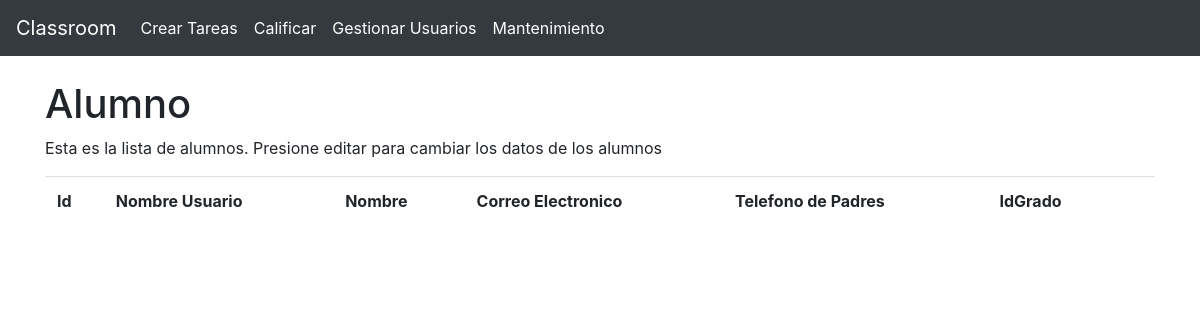
/gestionDeUsuarios/actualizarA/0 (signed in), run on an earlier commit of the app's database.
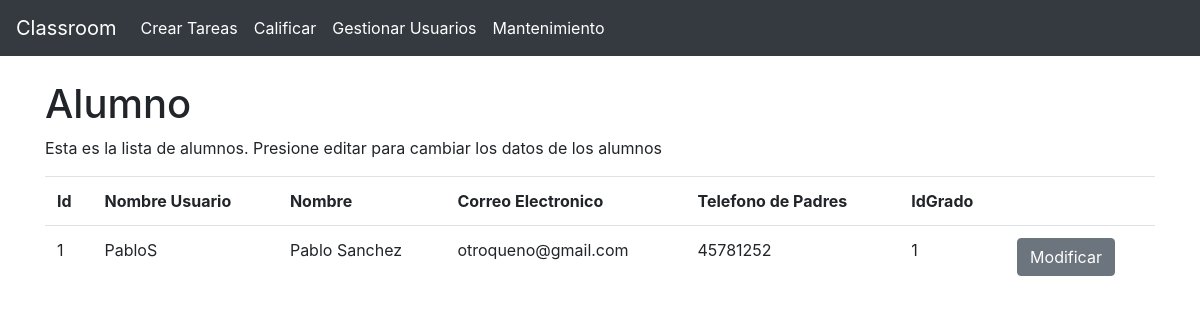
And on a later commit of the database.
### app.py (models this page shows)
class Alumno(db.Model):
    Id                = db.Column(db.Integer, primary_key=True)
    NombreUsuario     = db.Column(db.String(30), unique=True, nullable=False)
    Contrasena        = db.Column(db.String(32), nullable=False)
    Nombre            = db.Column(db.String(30), nullable=False)
    CorreoElectronico = db.Column(db.String(30), nullable=False)
    TelefonoPadres    = db.Column(db.String(10), nullable=False)
    IdGrado           = db.Column(db.Integer, db.ForeignKey('grado.Id'), nullable=False)
    entregas          = db.relationship("Entregas", backref="tareasEntregadasPorAlumno")

### app.py (the view)
@app.route("/gestionDeUsuarios/actualizarA/<int:id>", methods=["GET", "POST"])
def gestionUsuariosActualizarA(id):
    if not "type" in session:
        flash("Cuidado mano, que tengo tu ip")
        return redirect("/")
    if session["type"] != "Admin":
        flash("Cuidado, que tengo tu IP")
        return redirect("/")
    if request.method == "POST":
        if id != 0:
            alumno = Alumno.query.get(id)
            nombreUsuario            = request.form.get("nombreUsuario")
            contrasena               = request.form.get("contrasena")
            nombre                   = request.form.get("nombre")
            correoElectronico        = request.form.get("correoElectronico")
            telefonoPadres           = request.form.get("telefonoPadres")
            idGrado                  = request.form.get("idGrado")
            alumno.NombreUsuario     = nombreUsuario
            if contrasena != "":
                alumno.Contrasena        = hash.hash_passwd(contrasena)
            alumno.Nombre            = nombre
            alumno.CorreoElectronico = correoElectronico
            alumno.TelefonoPadres    = telefonoPadres
            alumno.IdGrado           = idGrado
            db.session.commit()
        return redirect("/gestionDeUsuarios/actualizarA/0")
    else:
        if id == 0:
            alumnos = Alumno.query.all()
            return render_template("enlistarA.html", type=session["type"], alumnos=alumnos)
        else:
            alumno = Alumno.query.get(id)
            return render_template("modificarA.html", type=session["type"], alumno=alumno)

### templates/enlistarA.html
{% extends "base.html" %}
{% block contenido %}
<br>
<h1>Alumno</h1>
<p>Esta es la lista de alumnos. Presione editar para cambiar los datos de los alumnos</p>
<table class="table">
    <tr>
        <th>Id</th>
        <th>Nombre Usuario</th>
        <th>Nombre</th>
        <th>Correo Electronico</th>
        <th>Telefono de Padres</th>
        <th>IdGrado</th>
        <th></th>
    </tr>
    {% for alumno in alumnos %}
    <tr>
        <td>{{ alumno.Id }}</td>
        <td>{{ alumno.NombreUsuario }}</td>
        <td>{{ alumno.Nombre }}</td>
        <td>{{ alumno.CorreoElectronico }}</td>
        <td>{{ alumno.TelefonoPadres }}</td>
        <td>{{ alumno.IdGrado }}</td>
        <td><a class="btn btn-secondary" href="/gestionDeUsuarios/actualizarA/{{ alumno.Id }}">Modificar</a></td>
    </tr>
    {% endfor %}
</table>
{% endblock %}

### templates/base.html (shortened to what this page needs)
<!DOCTYPE html>
<html>
    <head>
        <link rel="stylesheet" href="https://stackpath.bootstrapcdn.com/bootstrap/4.5.0/css/bootstrap.min.css">
    </head>
    <body>
           <div class="fluid-container">
             <div class="row" id="BarraMenu">
                <div class="col-md">
                    <nav class="navbar navbar-expand-lg navbar-dark bg-dark">
                        <a class="navbar-brand" href="#">Classroom</a>
                        <div class="collapse navbar-collapse" id="navbarSupportedContent">
                            <ul class="navbar-nav mr-auto">
                                {% if type=="Alumno" %}
                                    <li class="nav-item active">
                                        <a class="nav-link" href="/tareas">Tareas Pendientes</a>
                                    </li>
                                    <li class="nav-item active">
                                        <a class="nav-link" href="/notas">Notas</a>
                                    </li>
                                {% elif type=="Admin" %}
                                    <li class="nav-item active">
                                        <a class="nav-link" href="/crear_tareas">Crear Tareas</a>
                                    </li>
                                    <li class="nav-item active">
                                        <a class="nav-link" href="/calificar">Calificar</a>
                                    </li>
                                    <li class="nav-item active">
                                        <a class="nav-link" href="/gestionDeUsuarios">Gestionar Usuarios</a>
                                    </li>
                                    <li class="nav-item active">
                                        <a class="nav-link" href="/mantenimiento">Mantenimiento</a>
                                    </li>
                                {% endif %}
                            </ul>
                        </div>
                    </nav>
                </div>
            </div>
           </div>
            <div class="container">
                {% block contenido %}
                {% endblock %}
            </div>
    </body>
</html>

What changed in the data, as far as the page shows it:
added Alumno: Id "1", NombreUsuario "PabloS", Nombre "Pablo Sanchez", CorreoElectronico "otroqueno@gmail.com", TelefonoPadres "45781252", IdGrado "1"
